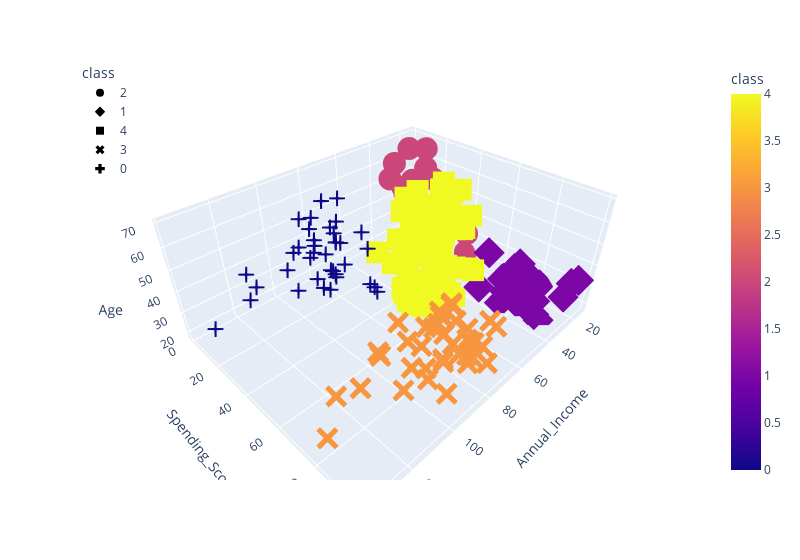

The code cell stored with this chart in its notebook:
### Code cell
# test with 5 clusters
test_cluster_amount(df_shopping, 5)

### Figure 1 — Plotly figure (JSON) as saved in the notebook; plotly's stock layout.template omitted (floating-point values rounded to 4 significant figures)
{"data": [{"hovertemplate": "class=%{marker.color}<br>Annual_Income=%{x}<br>Spending_Score=%{y}<br>Age=%{z}<extra></extra>", "legendgroup": "2", "marker": {"color": [2, 2, 2, 2, 2, 2, 2, 2, 2, 2, 2, 2, 2, 2, 2, 2, 2, 2, 2, 2, 2, 2, 2], "coloraxis": "coloraxis", "symbol": "circle"}, "mode": "markers", "name": "2", "scene": "scene", "showlegend": true, "type": "scatter3d", "x": [15, 16, 17, 18, 19, 19, 20, 20, 21, 23, 24, 25, 28, 28, 29, 30, 33, 33, 34, 37, 38, 39, 39], "y": [39, 6, 40, 6, 3, 14, 15, 13, 35, 29, 35, 5, 14, 32, 31, 4, 4, 14, 17, 26, 35, 36, 28], "z": [19, 20, 31, 35, 64, 67, 58, 37, 35, 52, 35, 46, 54, 45, 40, 60, 53, 49, 42, 36, 65, 48, 49]}, {"hovertemplate": "class=%{marker.color}<br>Annual_Income=%{x}<br>Spending_Score=%{y}<br>Age=%{z}<extra></extra>", "legendgroup": "1", "marker": {"color": [1, 1, 1, 1, 1, 1, 1, 1, 1, 1, 1, 1, 1, 1, 1, 1, 1, 1, 1, 1, 1, 1], "coloraxis": "coloraxis", "symbol": "diamond"}, "mode": "markers", "name": "1", "scene": "scene", "showlegend": true, "type": "scatter3d", "x": [15, 16, 17, 18, 19, 19, 20, 20, 21, 23, 24, 25, 28, 28, 29, 30, 33, 33, 34, 37, 38, 39], "y": [81, 77, 76, 94, 72, 99, 77, 79, 66, 98, 73, 73, 82, 61, 87, 73, 92, 81, 73, 75, 92, 65], "z": [21, 23, 22, 23, 30, 35, 24, 22, 20, 35, 25, 31, 29, 35, 23, 21, 18, 21, 30, 20, 24, 24]}, {"hovertemplate": "class=%{marker.color}<br>Annual_Income=%{x}<br>Spending_Score=%{y}<br>Age=%{z}<extra></extra>", "legendgroup": "4", "marker": {"color": [4, 4, 4, 4, 4, 4, 4, 4, 4, 4, 4, 4, 4, 4, 4, 4, 4, 4, 4, 4, 4, 4, 4, 4, 4, 4, 4, 4, 4, 4, 4, 4, 4, 4, 4, 4, 4, 4, 4, 4, 4, 4, 4, 4, 4, 4, 4, 4, 4, 4, 4, 4, 4, 4, 4, 4, 4, 4, 4, 4, 4, 4, 4, 4, 4, 4, 4, 4, 4, 4, 4, 4, 4, 4, 4, 4, 4, 4, 4], "coloraxis": "coloraxis", "symbol": "square"}, "mode": "markers", "name": "4", "scene": "scene", "showlegend": true, "type": "scatter3d", "x": [39, 40, 40, 40, 40, 42, 42, 43, 43, 43, 43, 44, 44, 46, 46, 46, 46, 47, 47, 48, 48, 48, 48, 48, 48, 49, 49, 50, 50, 54, 54, 54, 54, 54, 54, 54, 54, 54, 54, 54, 54, 57, 57, 58, 58, 59, 59, 60, 60, 60, 60, 60, 60, 61, 61, 62, 62, 62, 62, 62, 62, 63, 63, 63, 63, 63, 63, 64, 64, 65, 65, 65, 65, 67, 67, 67, 67, 69, 71], "y": [61, 55, 47, 42, 42, 52, 60, 54, 60, 45, 41, 50, 46, 51, 46, 56, 55, 52, 59, 51, 59, 50, 48, 59, 47, 55, 42, 49, 56, 47, 54, 53, 48, 52, 42, 51, 55, 41, 44, 57, 46, 58, 55, 60, 46, 55, 41, 49, 40, 42, 52, 47, 50, 42, 49, 41, 48, 59, 55, 56, 42, 50, 46, 43, 48, 52, 54, 42, 46, 48, 50, 43, 59, 43, 57, 56, 40, 58, 35], "z": [31, 50, 27, 29, 31, 49, 33, 31, 59, 50, 47, 51, 69, 27, 53, 70, 19, 67, 54, 63, 18, 43, 68, 19, 32, 70, 47, 60, 60, 59, 26, 45, 40, 23, 49, 57, 38, 67, 46, 21, 48, 55, 22, 34, 50, 68, 18, 48, 40, 32, 24, 47, 27, 48, 20, 23, 49, 67, 26, 49, 21, 66, 54, 68, 66, 65, 19, 38, 19, 18, 19, 63, 49, 51, 50, 27, 38, 40, 43]}, {"hovertemplate": "class=%{marker.color}<br>Annual_Income=%{x}<br>Spending_Score=%{y}<br>Age=%{z}<extra></extra>", "legendgroup": "3", "marker": {"color": [3, 3, 3, 3, 3, 3, 3, 3, 3, 3, 3, 3, 3, 3, 3, 3, 3, 3, 3, 3, 3, 3, 3, 3, 3, 3, 3, 3, 3, 3, 3, 3, 3, 3, 3, 3, 3, 3, 3], "coloraxis": "coloraxis", "symbol": "x"}, "mode": "markers", "name": "3", "scene": "scene", "showlegend": true, "type": "scatter3d", "x": [69, 70, 71, 71, 71, 72, 73, 73, 74, 75, 76, 77, 77, 78, 78, 78, 78, 78, 78, 79, 81, 85, 86, 87, 87, 87, 88, 88, 93, 97, 98, 99, 101, 103, 103, 113, 120, 126, 137], "y": [91, 77, 95, 75, 75, 71, 88, 73, 72, 93, 87, 97, 74, 90, 88, 76, 89, 78, 73, 83, 93, 75, 95, 63, 75, 92, 86, 69, 90, 86, 88, 97, 68, 85, 69, 91, 79, 74, 83], "z": [39, 31, 40, 38, 39, 31, 29, 32, 35, 32, 32, 28, 32, 34, 39, 38, 27, 30, 30, 29, 31, 36, 33, 32, 28, 36, 30, 27, 35, 32, 29, 30, 28, 36, 32, 38, 35, 32, 30]}, {"hovertemplate": "class=%{marker.color}<br>Annual_Income=%{x}<br>Spending_Score=%{y}<br>Age=%{z}<extra></extra>", "legendgroup": "0", "marker": {"color": [0, 0, 0, 0, 0, 0, 0, 0, 0, 0, 0, 0, 0, 0, 0, 0, 0, 0, 0, 0, 0, 0, 0, 0, 0, 0, 0, 0, 0, 0, 0, 0, 0, 0, 0, 0, 0], "coloraxis": "coloraxis", "symbol": "cross"}, "mode": "markers", "name": "0", "scene": "scene", "showlegend": true, "type": "scatter3d", "x": [70, 71, 71, 72, 73, 73, 74, 75, 76, 77, 77, 78, 78, 78, 78, 78, 78, 79, 81, 85, 86, 87, 87, 87, 88, 88, 93, 97, 98, 99, 101, 103, 103, 113, 120, 126, 137], "y": [29, 11, 9, 34, 5, 7, 10, 5, 40, 12, 36, 22, 17, 20, 16, 1, 1, 35, 5, 26, 20, 27, 13, 10, 13, 15, 14, 32, 15, 39, 24, 17, 23, 8, 16, 28, 18], "z": [23, 59, 47, 25, 20, 44, 19, 57, 28, 25, 48, 34, 43, 44, 47, 37, 34, 56, 19, 50, 42, 36, 40, 36, 52, 58, 59, 37, 46, 41, 54, 41, 34, 33, 47, 45, 32]}], "layout": {"coloraxis": {"colorbar": {"title": {"text": "class"}}, "colorscale": [[0, "#0d0887"], [0.1111, "#46039f"], [0.2222, "#7201a8"], [0.3333, "#9c179e"], [0.4444, "#bd3786"], [0.5556, "#d8576b"], [0.6667, "#ed7953"], [0.7778, "#fb9f3a"], [0.8889, "#fdca26"], [1, "#f0f921"]]}, "legend": {"title": {"text": "class"}, "tracegroupgap": 0, "x": 0, "y": 1}, "margin": {"t": 60}, "scene": {"domain": {"x": [0, 1], "y": [0, 1]}, "xaxis": {"title": {"text": "Annual_Income"}}, "yaxis": {"title": {"text": "Spending_Score"}}, "zaxis": {"title": {"text": "Age"}}}, "width": 800}}
